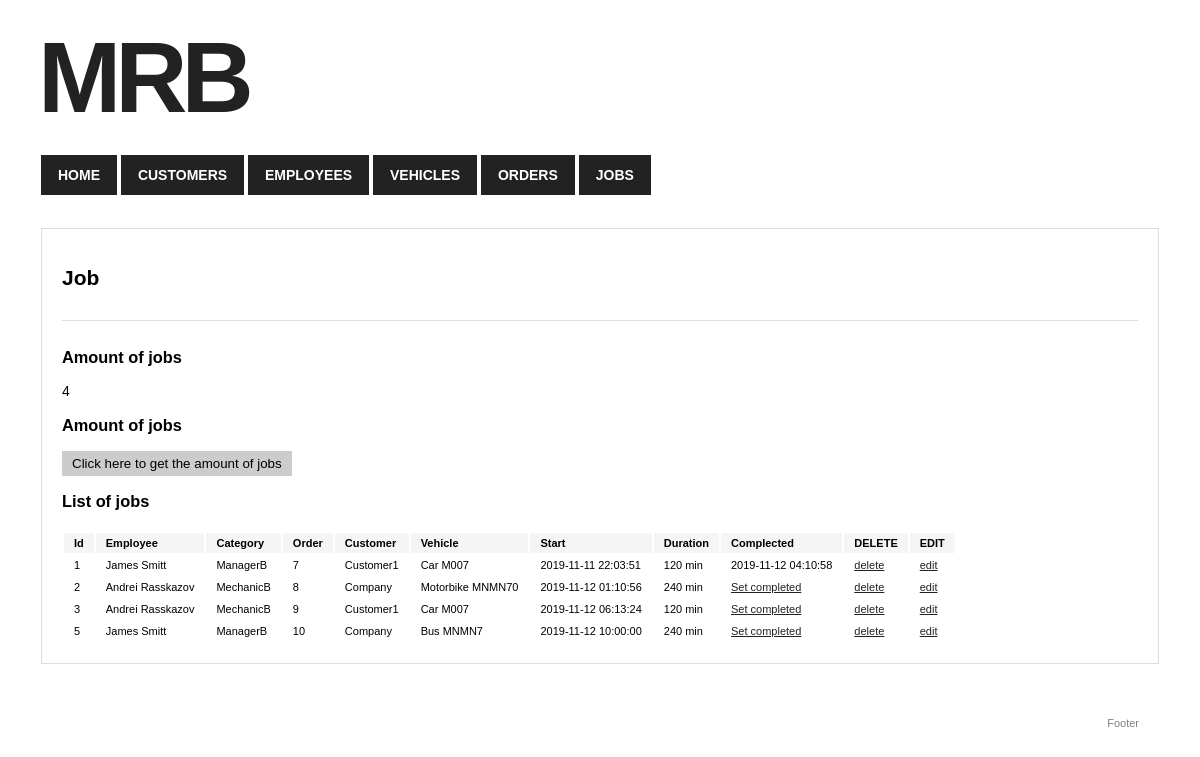
Page /jobs on the committed database.
### tables this page shows
CREATE TABLE IF NOT EXISTS `Jobs` (
  `id` int(10) unsigned NOT NULL AUTO_INCREMENT,
  `employeeId` int(10) unsigned NOT NULL,
  `orderId` int(10) unsigned NOT NULL,
  `start_at` datetime DEFAULT NULL,
  `completed_at` datetime DEFAULT NULL,
  `duration` enum('30','120','240') NOT NULL DEFAULT '120',
  `end_at` datetime DEFAULT NULL,
  UNIQUE KEY `Index 1` (`id`),
  KEY `FK_Jobs_Orders` (`orderId`),
  KEY `Index 4` (`employeeId`,`orderId`),
  CONSTRAINT `FK_Jobs_Employees` FOREIGN KEY (`employeeId`) REFERENCES `Employees` (`id`),
  CONSTRAINT `FK_Jobs_Orders` FOREIGN KEY (`orderId`) REFERENCES `Orders` (`id`)
);

CREATE TABLE IF NOT EXISTS `Employees` (
  `id` int(10) unsigned NOT NULL AUTO_INCREMENT,
  `firstname` varchar(50) NOT NULL,
  `surname` varchar(50) NOT NULL,
  `category` enum('ManagerA','ManagerB','MechanicA','MechanicB') NOT NULL DEFAULT 'MechanicA',
  `email` varchar(255) DEFAULT NULL,
  `phone` varchar(16) DEFAULT NULL,
  `started_at` datetime NOT NULL DEFAULT CURRENT_TIMESTAMP,
  `left_at` datetime DEFAULT NULL,
  UNIQUE KEY `Index 1` (`id`)
);

CREATE TABLE IF NOT EXISTS `Customers` (
  `id` int(10) unsigned NOT NULL AUTO_INCREMENT,
  `name` varchar(100) NOT NULL,
  `address` varchar(255) DEFAULT NULL,
  `email` varchar(255) DEFAULT NULL,
  `phone` varchar(15) DEFAULT NULL,
  `respondMethod` tinyint(1) unsigned NOT NULL DEFAULT '0',
  `created_at` datetime NOT NULL DEFAULT CURRENT_TIMESTAMP,
  UNIQUE KEY `Index 1` (`id`),
  KEY `Index 2` (`name`)
);

CREATE TABLE IF NOT EXISTS `Vehicles` (
  `id` int(10) unsigned NOT NULL AUTO_INCREMENT,
  `plate` varchar(10) NOT NULL,
  `customerId` int(10) unsigned DEFAULT NULL,
  `type` enum('Car','Bus','Motorbike') NOT NULL DEFAULT 'Car',
  UNIQUE KEY `Index 1` (`id`),
  KEY `Index 2` (`customerId`,`plate`),
  CONSTRAINT `FK_Venicles_Customers` FOREIGN KEY (`customerId`) REFERENCES `Customers` (`id`)
);

### application/controller/jobs.php (called while the page is built, shortened)
<?php
class Jobs extends Controller
{
    public function loadModel()
    {
        require_once APP . 'model/jobmodel.php';
        $this->model = new JobModel($this->db);
    }
    public function index()
    {
        $jobs = $this->model->getAllJobs();
        $amount_of_jobs = $this->model->getAmountOfJobs();
        require APP . 'view/_templates/header.php';
        require APP . 'view/jobs/index.php';
        require APP . 'view/_templates/footer.php';
    }
}

### public/index.php (called while the page is built, shortened)
<?php
require APP . 'core/controller.php';
$app = new Application();

### application/core/controller.php (called while the page is built, shortened)
<?php
class Controller
{
    protected function openDatabaseConnection()
    {
        $options = array(PDO::ATTR_DEFAULT_FETCH_MODE => PDO::FETCH_OBJ, PDO::ATTR_ERRMODE => PDO::ERRMODE_WARNING);
        $this->db = new PDO(DB_TYPE . ':host=' . DB_HOST . ';dbname=' . DB_NAME . ';charset=' . DB_CHARSET, DB_USER, DB_PASS, $options);
    }
}

### application/model/jobmodel.php (called while the page is built, shortened)
<?php
class JobModel extends Model
{
    public $db = null;
    function __construct($db)
    {
        try {
            $this->db = $db;
        } catch (PDOException $e) {
            exit('Database connection could not be established.');
        }
    }
    public function getAllJobs()
    {
        $sql = "SELECT j.*, e.firstname, e.surname, e.category, c.`name` AS `customer`, v.plate, v.`type`, o.vehicleId
FROM Jobs AS j
LEFT JOIN Employees AS e ON e.id=j.employeeId
LEFT JOIN Orders AS o ON o.id=j.orderId
LEFT JOIN Customers AS c ON c.id=o.customerId
LEFT JOIN Vehicles AS v ON v.id=o.vehicleId";
        $query = $this->db->prepare($sql);
        $query->execute();
        return $query->fetchAll();
    }
    public function getAmountOfJobs()
    {
        $sql = "SELECT COUNT(id) AS `amount_of_jobs` FROM `Jobs`";
        $query = $this->db->prepare($sql);
        $query->execute();
        return $query->fetch()->amount_of_jobs;
    }
}

### application/view/jobs/index.php (the view, shortened to what this page needs)
<div class="container">
    <h2>Job</h2>
    <div class="box">
        <h3>Amount of jobs</h3>
        <div>
            <?php echo $amount_of_jobs; ?>
        </div>
        <h3>Amount of jobs</h3>
        <div>
            <button id="javascript-ajax-button">Click here to get the amount of jobs</button>
        </div>
        <h3>List of jobs</h3>
        <table>
            <thead style="background-color: #ddd; font-weight: bold;">
            <tr>
                <td>Id</td>
                <td>Employee</td>
                <td>Category</td>
                <td>Order</td>
                <td>Customer</td>
                <td>Vehicle</td>
                <td>Start</td>
                <td>Duration</td>
                <td>Complected</td>
                <td>DELETE</td>
                <td>EDIT</td>
            </tr>
            </thead>
            <tbody>
            <?php foreach ($jobs as $job) { ?>
                <tr>
                    <td><?php if (isset($job->id)) echo htmlspecialchars($job->id, ENT_QUOTES, 'UTF-8'); ?></td>
                    <td><?php if (isset($job->employeeId)) echo htmlspecialchars($job->firstname." ".$job->surname, ENT_QUOTES, 'UTF-8'); ?></td>
                    <td><?php if (isset($job->category)) echo htmlspecialchars($job->category, ENT_QUOTES, 'UTF-8'); ?></td>
                    <td><?php if (isset($job->orderId)) echo htmlspecialchars($job->orderId, ENT_QUOTES, 'UTF-8');?></td>
                    <td><?php if (isset($job->customer)) echo htmlspecialchars($job->customer, ENT_QUOTES, 'UTF-8');?></td>
                    <td><?php if (isset($job->vehicleId)) echo htmlspecialchars($job->type." ".$job->plate, ENT_QUOTES, 'UTF-8');?></td>
                    <td><?php if (isset($job->start_at)) echo htmlspecialchars($job->start_at, ENT_QUOTES, 'UTF-8'); ?></td>
                    <td><?php if (isset($job->duration)) echo htmlspecialchars($job->duration, ENT_QUOTES, 'UTF-8'); ?> min</td>
                    <td><?php if (isset($job->completed_at)){
                        echo htmlspecialchars($job->completed_at, ENT_QUOTES, 'UTF-8');
                        } else {
                            echo '<a href="'. URL . 'jobs/completed/'.$job->id.'" >Set completed</a>';
                        } ?></td>
                    <td><a href="<?php echo URL . 'jobs/deletejob/' . htmlspecialchars($job->id, ENT_QUOTES, 'UTF-8'); ?>">delete</a></td>
                    <td><a href="<?php echo URL . 'jobs/editjob/' . htmlspecialchars($job->id, ENT_QUOTES, 'UTF-8'); ?>">edit</a></td>
</tr>
            <?php } ?>
            </tbody>
        </table>
    </div>
</div>

### public/css/style.css (style rules this page uses)
body { font-family: Arial; font-size: 14px; }
.container { border: 1px solid #ddd; padding: 20px; margin: 33px; }
.container a { color: #222; }
.container table { font-size: 11px; margin-top: 20px; }
.container table thead td { background-color: #f5f5f5; padding: 4px 10px; }
.container table tbody td { padding: 4px 10px; }
.container .box { border-top: 1px solid #ddd; padding-top: 10px; margin-top: 30px; }
.container button { background-color: #ccc; border: 0; padding: 5px 10px; cursor: pointer; }

### rows in the picture
jobs: id "1", employeeId.surname "James Smitt", employeeId.category "ManagerB", orderId "7", customers.name "Customer1", vehicles.type+plate "Car M007", start_at "2019-11-11 22:03:51", duration "120", completed_at "2019-11-12 04:10:58"
jobs: id "2", employeeId.surname "Andrei Rasskazov", employeeId.category "MechanicB", orderId "8", customers.name "Company", vehicles.type+plate "Motorbike MNMN70", start_at "2019-11-12 01:10:56", duration "240"
jobs: id "3", employeeId.surname "Andrei Rasskazov", employeeId.category "MechanicB", orderId "9", customers.name "Customer1", vehicles.type+plate "Car M007", start_at "2019-11-12 06:13:24", duration "120"
jobs: id "5", employeeId.surname "James Smitt", employeeId.category "ManagerB", orderId "10", customers.name "Company", vehicles.type+plate "Bus MNMN7", start_at "2019-11-12 10:00:00", duration "240"

### other values in the picture
$amount_of_jobs "4"
